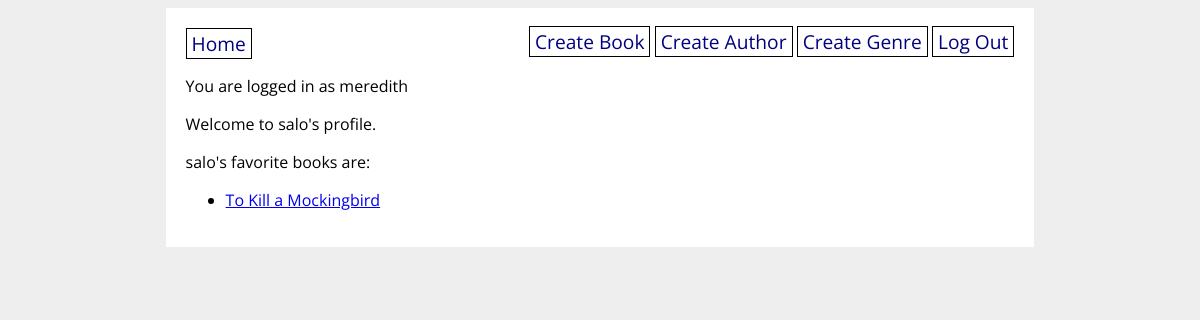
/profile/salo (signed in), run on the app's committed database.
### books_app/models.py (models this page shows, shortened)
class User(UserMixin, db.Model):
    id = db.Column(db.Integer, primary_key=True)
    username = db.Column(db.String(80), nullable=False, unique=True)
    password = db.Column(db.String(200), nullable=False)
    favorite_books = db.relationship(
        'Book', secondary='user_book', back_populates='users_who_favorited')

class Book(db.Model):
    id = db.Column(db.Integer, primary_key=True)
    title = db.Column(db.String(80), nullable=False)
    publish_date = db.Column(db.Date)
    author_id = db.Column(db.Integer, db.ForeignKey('author.id'), nullable=False)
    author = db.relationship('Author', back_populates='books')
    audience = db.Column(db.Enum(Audience), default=Audience.ALL)
    genres = db.relationship(
        'Genre', secondary='book_genre', back_populates='books')
    users_who_favorited = db.relationship(
        'User', secondary='user_book', back_populates='favorite_books')

### books_app/main/routes.py (the view)
@main.route('/profile/<username>')
def profile(username):
    user = User.query.filter_by(username=username).one()
    return render_template('profile.html', user=user)

### books_app/__init__.py (called while the page is built)
@login_manager.user_loader
def load_user(user_id):
    return User.query.get(user_id)

### books_app/templates/profile.html
{% extends 'base.html' %}
{% block content %}
<p>
Welcome to {{ user.username }}'s profile.
</p>
<p>
    {{ user.username }}'s favorite books are:
    <ul>
        {% for book in user.favorite_books %}
        <li><a href="/book/{{ book.id }}">{{ book.title }}</a></li>
        {% endfor %}
    </ul>
</p>
{% endblock %}

### books_app/templates/base.html (shortened to what this page needs)
<!DOCTYPE html>
<html>
    <head>
        <link rel="stylesheet" href="/static/style.css">
    </head>
    <body>
        <div id="content">
            <nav>
                <a href="/">Home</a>
                <div>
                    {% if current_user.is_authenticated %}
                    <a href="/create_book">Create Book</a>
                    <a href="/create_author">Create Author</a>
                    <a href="/create_genre">Create Genre</a>
                    <a href="/logout">Log Out</a>
                    {% else %}
                    <a href="/signup">Sign Up</a>
                    <a href="/login">Log In</a>
                    {% endif %}
                </div>
            </nav>
            {% if current_user.is_authenticated %}
            <p>You are logged in as {{ current_user.username }}</p>
            {% endif %}
            {% block content %}{% endblock %}
        </div>
    </body>
</html>

### books_app/static/style.css (style rules this page uses)
body { display: flex; flex-direction: column; align-items: center; background-color: #eee; font-family: 'Open Sans', sans-serif; }
#content { width: 70%; background-color: white; padding: 20px; }
nav { width: 100%; display: flex; flex-direction: row; justify-content: space-between; }
nav a { color: navy; text-decoration: none; border: 1px solid black; padding: 1px 5px; font-size: 1.2em; }

### data on the page
User: username "meredith"
User: username "salo"
Book: title "To Kill a Mockingbird"
